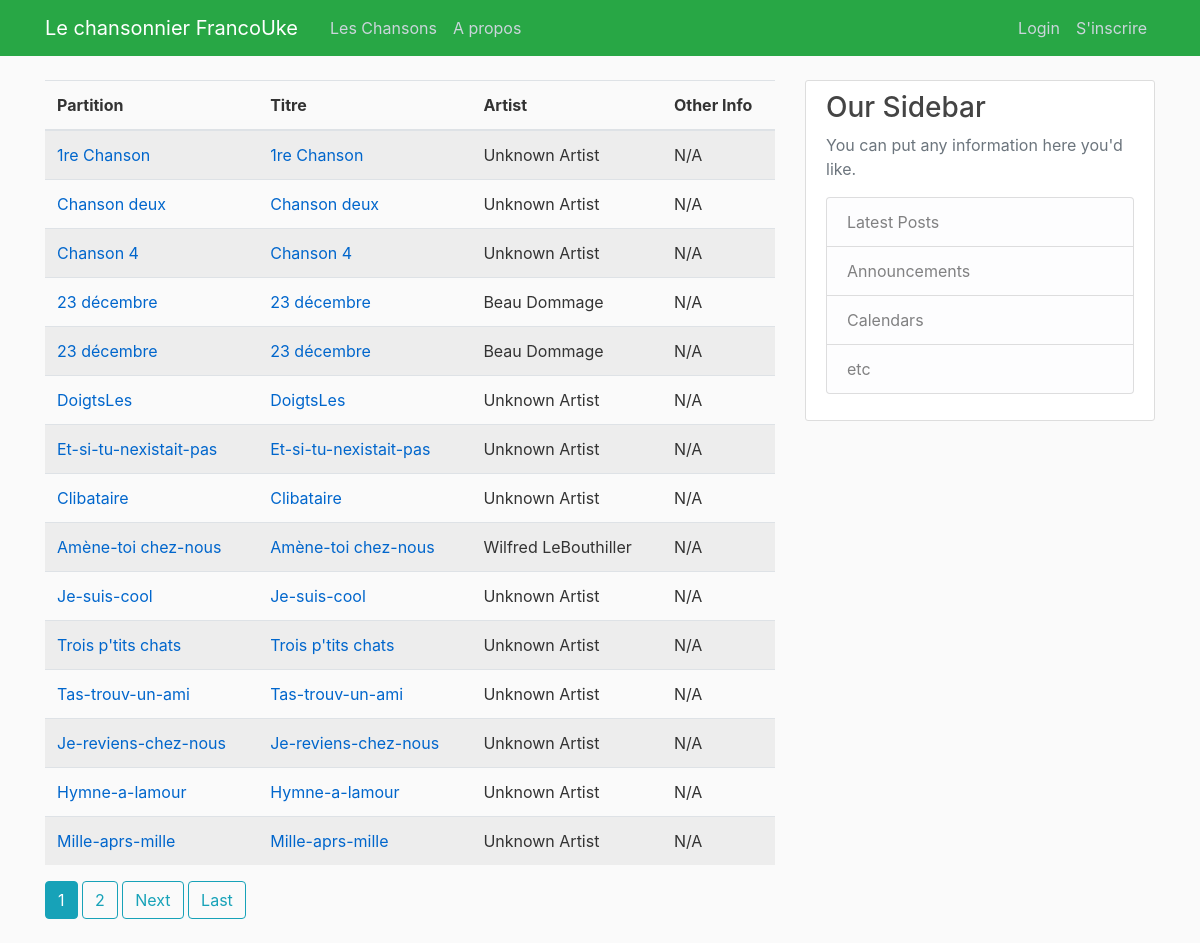
The app's page /, older data.
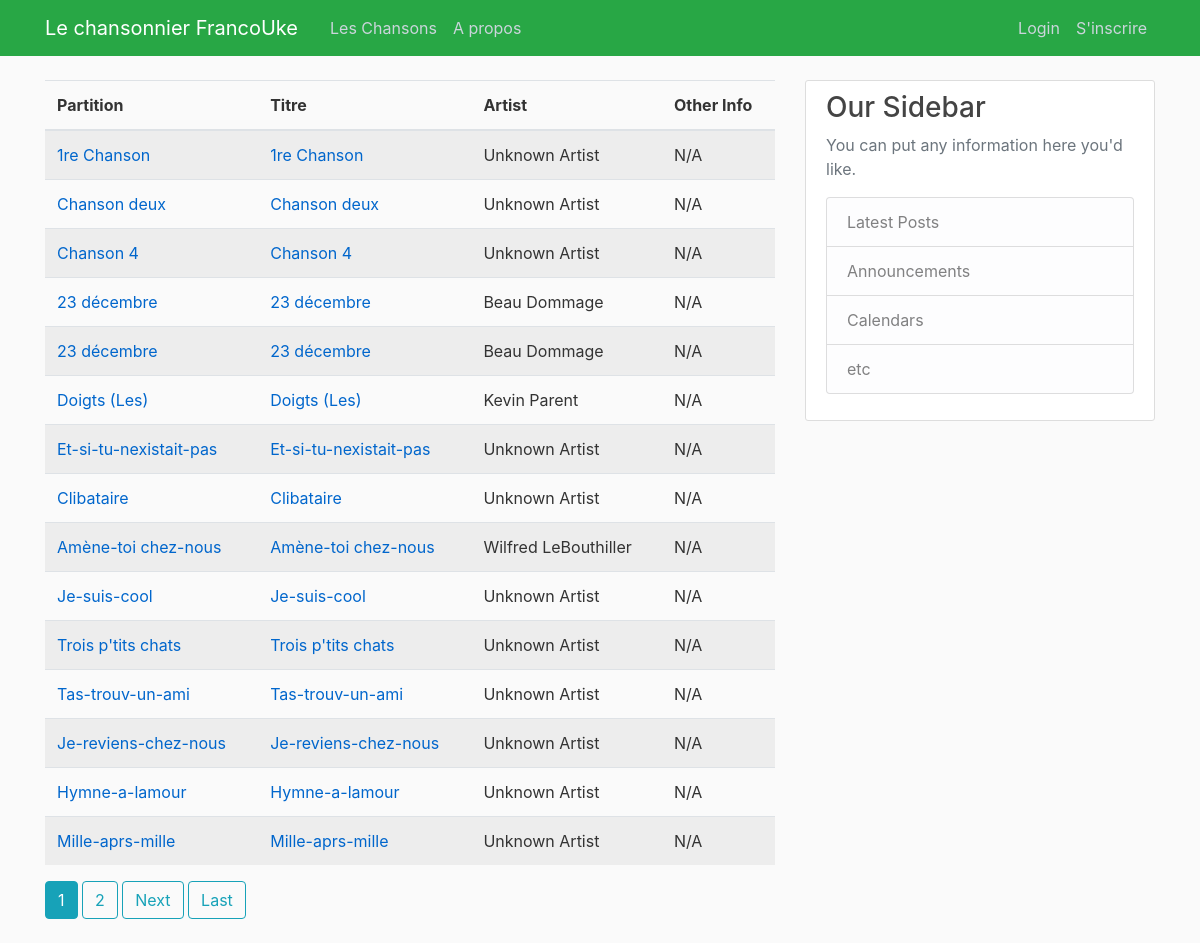
The same page, newer data.
### songbook/models.py (models this page shows, shortened)
class Song(models.Model):
    songTitle = models.CharField(max_length=100, blank=True, null=True)
    songChordPro = models.TextField()  #Original
    lyrics_with_chords = models.TextField(editable=True,blank=True)
    metadata = models.JSONField(blank=True, null=True)  # Stores metadata as JSON
    date_posted = models.DateField(default=timezone.now)
    contributor = models.ForeignKey(User, on_delete=models.CASCADE)

### songbook/views.py (the view)
# urls.py: path('', SongListView.as_view(), name='songbook-home'),
class SongListView (ListView):
    model = Song
    template_name = 'songbook/home.html'
    context_object_name = 'songs'
    ordering = ['songTitle']
    paginate_by = 15
    def get_queryset(self):
        return Song.objects.all()

### songbook/templates/songbook/home.html (shortened to what this page needs)
{% extends "songbook/base.html" %}
  {% block content %}
  <table class="table table-striped">
    <thead>
        <tr>
            <th>Partition</th>
            <th>Titre</th>
            <th>Artist</th>
            <th>Other Info</th>
        </tr>
    </thead>
    <tbody>
        {% for song in songs %}
            <tr>
                <td>
                  <a href="{% url 'score' song.id %}" target="_blank" class="song-link">{{ song.songTitle }}</a>
                </td>
                <td>
                    <a href="{% url 'song-detail' song.id %}" class="song-link">{{ song.songTitle }}</a>
                </td>
                <td>{{ song.metadata.artist|default:"Unknown Artist" }}</td>
                <td>{{ song.metadata.otherInfo|default:"N/A" }}</td>
            </tr>
        {% endfor %}
    </tbody>
</table>
    {% if is_paginated %}
      {% for num in page_obj.paginator.page_range %}
        {% if page_obj.number == num %}
          <a class="btn btn-info mb-4" href="?page={{ num }}">{{ num }}</a>
        {% elif num > page_obj.number|add:'-3' and num < page_obj.number|add:'3' %}
          <a class="btn btn-outline-info mb-4" href="?page={{ num }}">{{ num }}</a>
        {% endif %}
      {% endfor %}
      {% if page_obj.has_next %}
        <a class="btn btn-outline-info mb-4" href="?page={{ page_obj.next_page_number }}">Next</a>
        <a class="btn btn-outline-info mb-4" href="?page={{ page_obj.paginator.num_pages }}">Last</a>
      {% endif %}
    {% endif %}
    {% endblock content %}

Row changes from the older to the newer data that the page shows:
changed Song: songTitle "DoigtsLes" → "Doigts (Les)"; metadata.artist "Unknown Artist" → "Kevin Parent"
